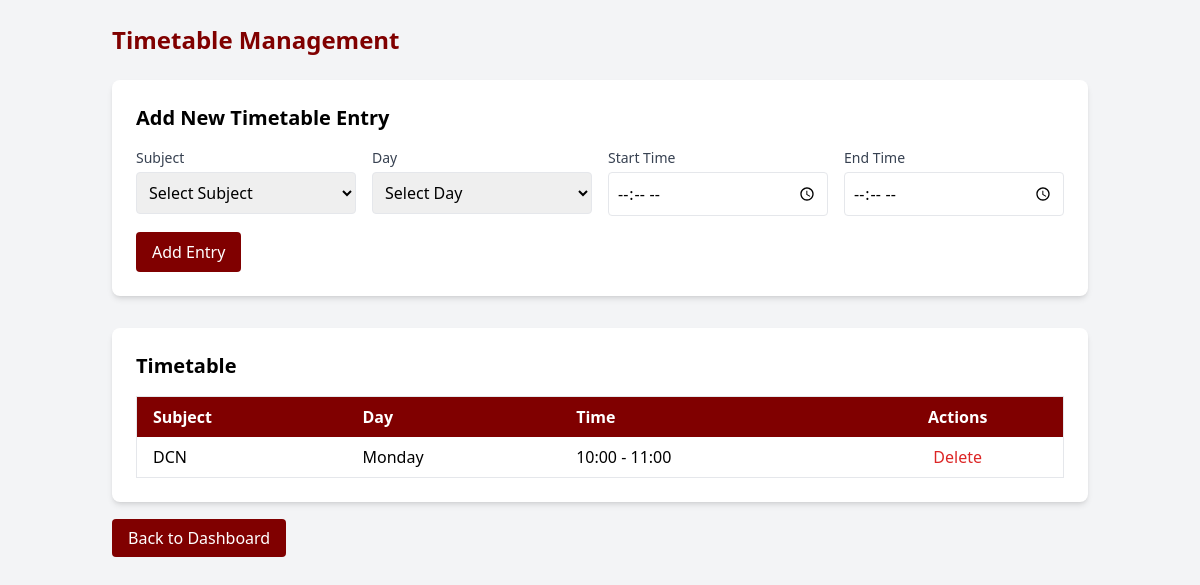
/manage-timetable, run on the app's committed database.
### tables this page shows
CREATE TABLE timetable (
        timetable_id INTEGER PRIMARY KEY AUTOINCREMENT,
        subject_id INTEGER,
        day TEXT,
        start_time TEXT,
        end_time TEXT,
        FOREIGN KEY (subject_id) REFERENCES subjects(subject_id)
    );

CREATE TABLE subjects (
        subject_id INTEGER PRIMARY KEY AUTOINCREMENT,
        subject_name TEXT UNIQUE
    );

### app.py (the view, shortened to what this page needs)
@app.route('/manage-timetable', methods=['GET', 'POST'])
def manage_timetable():
    conn = get_db_connection()
    timetable = conn.execute('''
        SELECT t.timetable_id, s.subject_name, t.day, t.start_time, t.end_time
        FROM timetable t
        JOIN subjects s ON t.subject_id = s.subject_id
        ORDER BY
            CASE t.day
                WHEN 'Monday' THEN 1
                WHEN 'Tuesday' THEN 2
                WHEN 'Wednesday' THEN 3
                WHEN 'Thursday' THEN 4
                WHEN 'Friday' THEN 5
                WHEN 'Saturday' THEN 6
                WHEN 'Sunday' THEN 7
            END,
            t.start_time
    ''').fetchall()
    subjects = conn.execute('SELECT * FROM subjects ORDER BY subject_name').fetchall()
    days = ['Monday', 'Tuesday', 'Wednesday', 'Thursday', 'Friday', 'Saturday', 'Sunday']
    conn.close()
    return render_template('manage-timetable.html',
                         timetable=timetable,
                         subjects=subjects,
                         days=days)

### app.py (called while the page is built)
def get_db_connection():
    conn = sqlite3.connect(DATABASE)
    conn.row_factory = sqlite3.Row
    conn.execute("PRAGMA foreign_keys = ON")
    return conn

### templates/manage-timetable.html (shortened to what this page needs)
<!DOCTYPE html>
<html lang="en">
<head>
  <script src="https://cdn.tailwindcss.com"></script>
</head>
<body class="bg-gray-100">
  <div class="container mx-auto p-6">
    <h1 class="text-2xl font-bold text-[#800000] mb-6">Timetable Management</h1>
    <div class="bg-white p-6 rounded-lg shadow-md mb-8">
      <h2 class="text-xl font-semibold mb-4">Add New Timetable Entry</h2>
      <form method="POST" action="/manage-timetable">
        <div class="grid grid-cols-1 md:grid-cols-4 gap-4 mb-4">
          <div>
            <label class="block text-sm font-medium text-gray-700 mb-1">Subject</label>
            <select name="subject_id" class="w-full p-2 border rounded" required>
              <option value="">Select Subject</option>
            </select>
          </div>
          <div>
            <label class="block text-sm font-medium text-gray-700 mb-1">Day</label>
            <select name="day" class="w-full p-2 border rounded" required>
              <option value="">Select Day</option>
            </select>
          </div>
          <div>
            <label class="block text-sm font-medium text-gray-700 mb-1">Start Time</label>
            <input type="time" name="start_time" class="w-full p-2 border rounded" required>
          </div>
          <div>
            <label class="block text-sm font-medium text-gray-700 mb-1">End Time</label>
            <input type="time" name="end_time" class="w-full p-2 border rounded" required>
          </div>
        </div>
        <button type="submit" class="bg-[#800000] text-white px-4 py-2 rounded hover:bg-[#600000]">Add Entry</button>
      </form>
    </div>
    <div class="bg-white p-6 rounded-lg shadow-md">
      <h2 class="text-xl font-semibold mb-4">Timetable</h2>
      <div class="overflow-x-auto">
        <table class="min-w-full bg-white border">
          <thead>
            <tr class="bg-[#800000] text-white">
              <th class="py-2 px-4 text-left">Subject</th>
              <th class="py-2 px-4 text-left">Day</th>
              <th class="py-2 px-4 text-left">Time</th>
              <th class="py-2 px-4 text-center">Actions</th>
            </tr>
          </thead>
          <tbody>
            {% for entry in timetable %}
            <tr class="border-b">
              <td class="py-2 px-4">{{ entry['subject_name'] }}</td>
              <td class="py-2 px-4">{{ entry['day'] }}</td>
              <td class="py-2 px-4">{{ entry['start_time'] }} - {{ entry['end_time'] }}</td>
              <td class="py-2 px-4 text-center">
                <a href="/delete-timetable-entry/{{ entry['timetable_id'] }}"
                   class="text-red-600 hover:text-red-800"
                   onclick="return confirm('Are you sure you want to delete this timetable entry?')">Delete</a>
              </td>
            </tr>
            {% endfor %}
          </tbody>
        </table>
      </div>
    </div>
    <div class="mt-6">
      <a href="/teacher-dashboard" class="bg-[#800000] text-white px-4 py-2 rounded hover:bg-[#600000]">Back to Dashboard</a>
    </div>
  </div>
</body>
</html>

### data on the page
timetable: subject_name "DCN", day "Monday", start_time "10:00", end_time "11:00"
